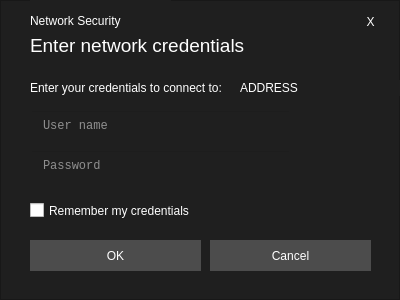
<?xml version="1.0" encoding="UTF-8"?>
<ui version="4.0">
 <class>Frame</class>
 <widget class="QFrame" name="Frame">
  <property name="enabled">
   <bool>true</bool>
  </property>
  <property name="geometry">
   <rect>
    <x>0</x>
    <y>0</y>
    <width>400</width>
    <height>300</height>
   </rect>
  </property>
  <property name="windowTitle">
   <string>Frame</string>
  </property>
  <property name="styleSheet">
   <string notr="true">background-color: rgb(31, 31, 31);</string>
  </property>
  <property name="frameShape">
   <enum>QFrame::StyledPanel</enum>
  </property>
  <property name="frameShadow">
   <enum>QFrame::Raised</enum>
  </property>
  <widget class="QLabel" name="LBL_NetworkSecurity">
   <property name="geometry">
    <rect>
     <x>30</x>
     <y>0</y>
     <width>141</width>
     <height>41</height>
    </rect>
   </property>
   <property name="layoutDirection">
    <enum>Qt::LeftToRight</enum>
   </property>
   <property name="styleSheet">
    <string notr="true">color: #fff;
font-size: 12px;</string>
   </property>
   <property name="text">
    <string>Network Security</string>
   </property>
  </widget>
  <widget class="QLabel" name="LBL_EnterNetworkCredentials">
   <property name="geometry">
    <rect>
     <x>30</x>
     <y>20</y>
     <width>321</width>
     <height>51</height>
    </rect>
   </property>
   <property name="styleSheet">
    <string notr="true">color: #fff;
font-size: 19px;
background:none;</string>
   </property>
   <property name="text">
    <string>Enter network credentials</string>
   </property>
  </widget>
  <widget class="QLabel" name="LBL_EnterYourCredentialsToConnectTo">
   <property name="geometry">
    <rect>
     <x>30</x>
     <y>80</y>
     <width>261</width>
     <height>16</height>
    </rect>
   </property>
   <property name="styleSheet">
    <string notr="true">color: #fff;
background:none;
font-size: 12px;</string>
   </property>
   <property name="text">
    <string>Enter your credentials to connect to: </string>
   </property>
  </widget>
  <widget class="QLineEdit" name="lineEdit">
   <property name="geometry">
    <rect>
     <x>30</x>
     <y>110</y>
     <width>261</width>
     <height>31</height>
    </rect>
   </property>
   <property name="styleSheet">
    <string notr="true">color: #fff;
font-family: consolas;
font-size:12px;
background: rgba(31, 31, 31, 0);
height: 30px;
padding-left: 10px;</string>
   </property>
   <property name="placeholderText">
    <string>User name</string>
   </property>
  </widget>
  <widget class="QLineEdit" name="lineEdit_2">
   <property name="geometry">
    <rect>
     <x>30</x>
     <y>150</y>
     <width>261</width>
     <height>31</height>
    </rect>
   </property>
   <property name="styleSheet">
    <string notr="true">color: #fff;
font-family: consolas;
font-size:12px;
background: rgba(31, 31, 31, 0);
height: 30px;
padding-left: 10px;</string>
   </property>
   <property name="placeholderText">
    <string>Password</string>
   </property>
  </widget>
  <widget class="QCheckBox" name="CHBX_Remember">
   <property name="geometry">
    <rect>
     <x>30</x>
     <y>200</y>
     <width>231</width>
     <height>21</height>
    </rect>
   </property>
   <property name="styleSheet">
    <string notr="true">color: #fff;
font-size: 12px;
background:none;
</string>
   </property>
   <property name="text">
    <string>Remember my credentials</string>
   </property>
   <property name="tristate">
    <bool>false</bool>
   </property>
  </widget>
  <widget class="QPushButton" name="BTN_OK">
   <property name="geometry">
    <rect>
     <x>30</x>
     <y>240</y>
     <width>171</width>
     <height>31</height>
    </rect>
   </property>
   <property name="styleSheet">
    <string notr="true">color: #fff;
background-color: #4C4C4C;
border: none;</string>
   </property>
   <property name="text">
    <string>OK</string>
   </property>
  </widget>
  <widget class="QPushButton" name="BTN_Cancel">
   <property name="geometry">
    <rect>
     <x>210</x>
     <y>240</y>
     <width>161</width>
     <height>31</height>
    </rect>
   </property>
   <property name="styleSheet">
    <string notr="true">color: #fff;
background-color: #4C4C4C;
border: none;</string>
   </property>
   <property name="text">
    <string>Cancel</string>
   </property>
  </widget>
  <widget class="QPushButton" name="BTN_X">
   <property name="geometry">
    <rect>
     <x>360</x>
     <y>10</y>
     <width>21</width>
     <height>23</height>
    </rect>
   </property>
   <property name="styleSheet">
    <string notr="true">color: #fff;
border:none;</string>
   </property>
   <property name="text">
    <string>X</string>
   </property>
  </widget>
  <widget class="QLabel" name="ADDRESS">
   <property name="geometry">
    <rect>
     <x>240</x>
     <y>80</y>
     <width>201</width>
     <height>16</height>
    </rect>
   </property>
   <property name="styleSheet">
    <string notr="true">color: #fff;
font-size:12px;</string>
   </property>
   <property name="text">
    <string>ADDRESS</string>
   </property>
  </widget>
 </widget>
 <resources/>
 <connections/>
</ui>
